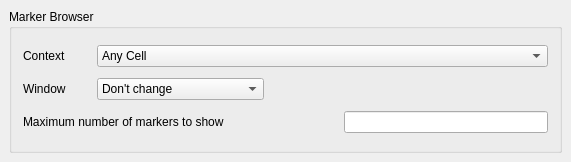
<?xml version="1.0" encoding="UTF-8"?>
<ui version="4.0">
 <class>MarkerBrowserConfigPage</class>
 <widget class="QFrame" name="MarkerBrowserConfigPage">
  <property name="geometry">
   <rect>
    <x>0</x>
    <y>0</y>
    <width>571</width>
    <height>162</height>
   </rect>
  </property>
  <property name="windowTitle">
   <string>Marker Database Browser</string>
  </property>
  <layout class="QVBoxLayout">
   <property name="spacing">
    <number>6</number>
   </property>
   <property name="margin" stdset="0">
    <number>9</number>
   </property>
   <item>
    <widget class="QGroupBox" name="groupBox">
     <property name="title">
      <string>Marker Browser</string>
     </property>
     <layout class="QGridLayout">
      <property name="spacing">
       <number>6</number>
      </property>
      <item row="2" column="0" colspan="2">
       <widget class="QLabel" name="label_2">
        <property name="text">
         <string>Maximum number of markers to show</string>
        </property>
       </widget>
      </item>
      <item row="1" column="2">
       <spacer>
        <property name="orientation">
         <enum>Qt::Horizontal</enum>
        </property>
        <property name="sizeType">
         <enum>QSizePolicy::Minimum</enum>
        </property>
        <property name="sizeHint" stdset="0">
         <size>
          <width>10</width>
          <height>20</height>
         </size>
        </property>
       </spacer>
      </item>
      <item row="1" column="0">
       <widget class="QLabel" name="textLabel1_2">
        <property name="text">
         <string>Window      </string>
        </property>
       </widget>
      </item>
      <item row="1" column="1">
       <widget class="QComboBox" name="cbx_window">
        <item>
         <property name="text">
          <string>Don't change</string>
         </property>
        </item>
        <item>
         <property name="text">
          <string>Fit context cell</string>
         </property>
        </item>
        <item>
         <property name="text">
          <string>Fit marker with margin ..</string>
         </property>
        </item>
        <item>
         <property name="text">
          <string>Center marker</string>
         </property>
        </item>
        <item>
         <property name="text">
          <string>Center marker with size ..</string>
         </property>
        </item>
       </widget>
      </item>
      <item row="0" column="1" colspan="5">
       <widget class="QComboBox" name="cbx_context">
        <item>
         <property name="text">
          <string>Any Cell</string>
         </property>
        </item>
        <item>
         <property name="text">
          <string>Marker Database Top Cell</string>
         </property>
        </item>
        <item>
         <property name="text">
          <string>Current Cell</string>
         </property>
        </item>
        <item>
         <property name="text">
          <string>Current or Any Cell</string>
         </property>
        </item>
        <item>
         <property name="text">
          <string>Marker's Original Cell</string>
         </property>
        </item>
       </widget>
      </item>
      <item row="0" column="0">
       <widget class="QLabel" name="textLabel1_3">
        <property name="text">
         <string>Context</string>
        </property>
       </widget>
      </item>
      <item row="2" column="3" colspan="3">
       <widget class="QLineEdit" name="le_max_markers"/>
      </item>
      <item row="1" column="3" colspan="3">
       <widget class="lay::MarginWidget" name="mgn_window" native="true"/>
      </item>
     </layout>
    </widget>
   </item>
  </layout>
 </widget>
 <layoutdefault spacing="6" margin="11"/>
 <customwidgets>
  <customwidget>
   <class>lay::MarginWidget</class>
   <extends>QWidget</extends>
   <header>layWidgets.h</header>
   <container>1</container>
  </customwidget>
 </customwidgets>
 <resources/>
 <connections/>
</ui>
